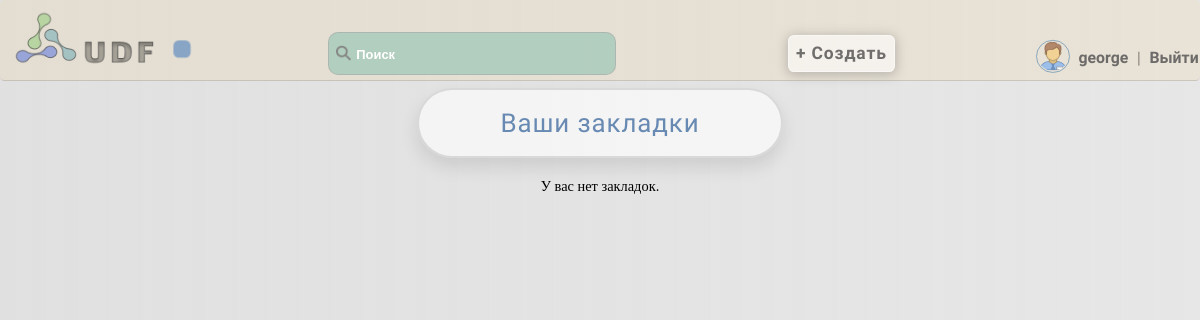
Before: /user_bookmarks/ (signed in) with the older database file.
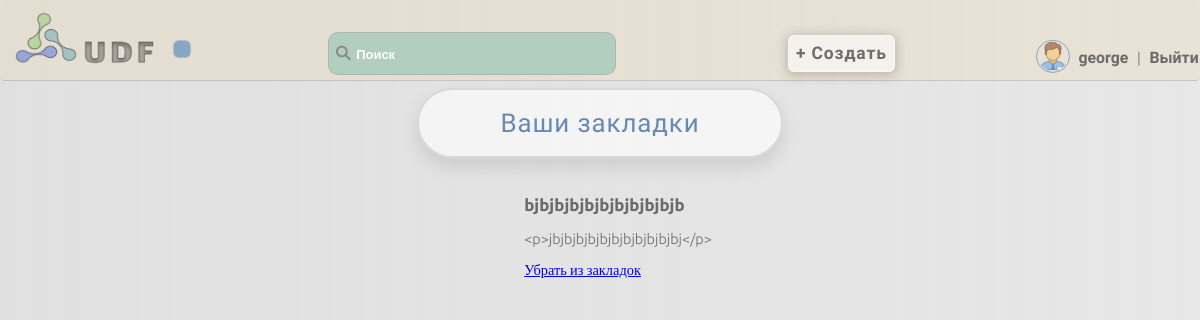
After: the same page with the newer database file.
### articles/models.py (models this page shows, shortened)
class Bookmark(models.Model):
    user = models.ForeignKey(settings.AUTH_USER_MODEL, on_delete=models.CASCADE)
    article = models.ForeignKey(Article, on_delete=models.CASCADE)
    created_at = models.DateTimeField(auto_now_add=True)

class Article(models.Model):
    title = models.CharField(max_length=255)
    content = models.TextField()
    author = models.ForeignKey(settings.AUTH_USER_MODEL, on_delete=models.CASCADE)
    created_at = models.DateTimeField(auto_now_add=True)
    likes = models.ManyToManyField(settings.AUTH_USER_MODEL, related_name='liked_articles')
    dislikes = models.ManyToManyField(settings.AUTH_USER_MODEL, related_name='disliked_articles')

### articles/views.py (the view)
# urls.py: path('user_bookmarks/', user_bookmarks, name='user_bookmarks'),
def user_bookmarks(request):
    bookmarks = Bookmark.objects.filter(user=request.user)
    return render(request, 'articles/user_bookmarks.html', {'bookmarks': bookmarks})

### articles/templates/articles/user_bookmarks.html
{% extends 'core/base.html' %}
{% block content %}
    <h1>Ваши закладки</h1>
    {% if bookmarks %}
        <ul>
            {% for bookmark in bookmarks %}
                <li>
                    <h3>{{ bookmark.article.title }}</h3>
                    <p>{{ bookmark.article.content }}</p>
                     <a href="{% url 'remove_bookmark' bookmark.article.id %}">Убрать из закладок</a>
                </li>
            {% endfor %}
        </ul>
    {% else %}
        <p>У вас нет закладок.</p>
    {% endif %}
{% endblock %}

Changed rows visible on the page:
added Bookmark: article "bjbjbjbjbjbjbjbjbjbjb", article.content "<p>jbjbjbjbjbjbjbjbjbjbjbj</p>"
Other visible differences:
text no longer shown: "У вас нет закладок."
